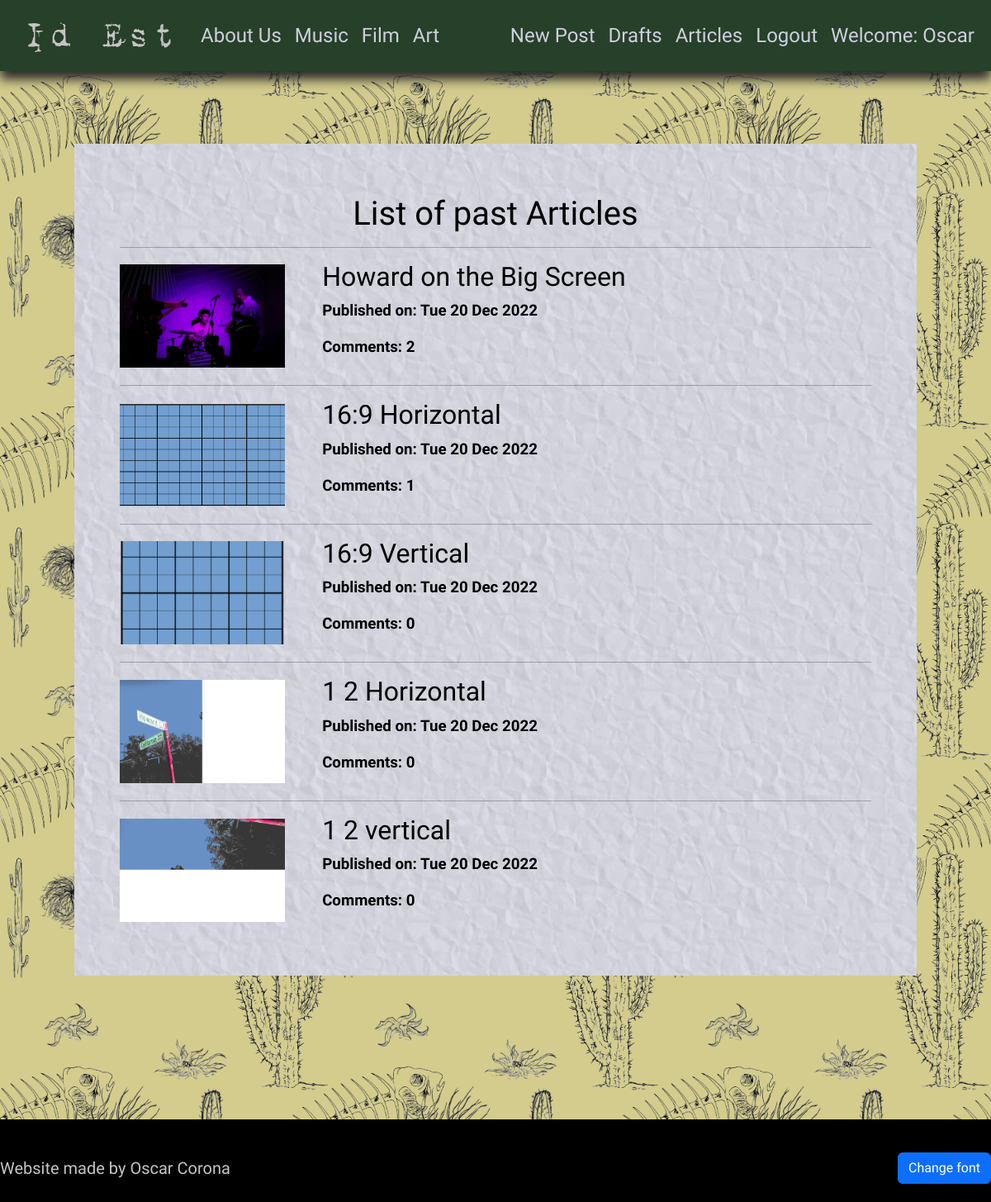
/articlelist (signed in), run on the app's committed database.
### articles/models.py (models this page shows, shortened)
class ArticlePost(models.Model):
    author = models.ForeignKey('auth.User',on_delete=models.CASCADE)
    title = models.CharField(max_length=200)
    text = models.TextField()
    create_date = models.DateTimeField(default=now)
    publish_date = models.DateField(blank=True,null=True)
    featured_image = models.ImageField(upload_to='featured_images/%Y/%m/',blank=True)
    def approve_comments(self):
        return self.comments.filter(approved_comment=True)

### articles/views.py (the view)
# urls.py: path('articlelist',views.PostListView.as_view(),name='articlelist'),
class PostListView(ListView):
    model = ArticlePost
    template_name='articles/articlepost_list.html'
    context_object_name='posts'
    def get_queryset(self):
        return ArticlePost.objects.filter(publish_date__lte=now()).order_by('-publish_date')

### articles/templates/articles/articlepost_list.html (shortened to what this page needs)
{% extends 'articles/base.html' %}
{%load static%}
{% block body_block %}
<div class="borderimg">
<div class="base">
<div class="clear"></div>
<div class="container">
    <h1>List of past Articles</h1>
</div>
<div class="container">
<div class="container">
    {% for post in posts %}
    <hr>
    <a href="{% url 'articles:post_detail' pk=post.pk %}" class="coollink">
        <div class="posts">
            <img src="{{ post.featured_image.url}}" class="round postimg2" alt="no image here">
            <div class="post">
                <h2>{{ post.title }}</h2>
                <div class="date">
                    <p>Published on: {{post.publish_date|date:"D d M Y"}}</p>
                </div>
                <p>Comments: {{ post.approve_comments.count }}</p>
        </div>
        </div></a>
    {% empty %}
        <p>No Articles to Share</p>
    {% endfor %}
</div></div>
<div class="clear"></div></div>
</div>
{% endblock %}

### articles/templates/articles/base.html (shortened to what this page needs)
<!DOCTYPE html>
{% load static %}
<html lang="en">
<head>
    <link href="https://cdn.jsdelivr.net/npm/bootstrap@5.2.3/dist/css/bootstrap.min.css" rel="stylesheet">
    <link rel="stylesheet" href="https://cdn.jsdelivr.net/npm/bootstrap-icons@1.10.2/font/bootstrap-icons.css">
    <link rel="stylesheet" href="//cdn.jsdelivr.net/npm/medium-editor@latest/dist/css/medium-editor.min.css" type="text/css" media="screen" charset="utf-8">
    <link rel="stylesheet" href='{% static "css/mystyle.css" %}'>
    <link rel="stylesheet" href="{% static 'css/article.css' %}">
</head>
<body>
    <nav class="navbar navbar-expand-lg navbar-light navbar-custom">
        <div class="container-fluid">
            <a class="navbar-brand" href="{%url 'articles:index'%} "><img src="{% static 'images/Logos/Logo_full.png' %}"
            >
            </a>
            <div class="collapse navbar-collapse" id="navbarNav">
                <ul class="navbar-nav">
                    <li class="nav-item">
                        <a class="nav-link" href="{% url 'articles:about' %}">About Us</a>
                    </li>
                    <li class="nav-item">
                        <a class="nav-link" href="{% url 'articles:musicindex' %}">Music</a>
                    </li>
                    <li class="nav-item">
                        <a class="nav-link" href="{% url 'articles:comingsoon' %}">Film</a>
                    </li>
                    <li class="nav-item">
                        <a class="nav-link" href="{% url 'articles:comingsoon' %}">Art</a>
                    </li>
                </ul>
                <ul class="navbar-nav ms-auto">
                    {% if user.is_authenticated %}
                    <li class="nav-item">
                        <a class="nav-link" href="{% url 'articles:post_new'%}">New Post</a>
                    </li>
                    <li class="nav-item">
                        <a class="nav-link" href="{% url 'articles:draft_list'%}">Drafts</a>
                    </li>
                    <li class="nav-item">
                        <a class="nav-link" href="{% url 'articles:articlelist'%}">Articles</a>
                    </li>
                    <li class="nav-item">
                        <a class="nav-link" href="{% url 'logout'%}" class="logout">Logout</a>
                    </li>
                    <li class="nav-item nav-link">
                        <a>Welcome: {{user.username}}</a>
                    </li>
                    {%else%}
                    <li class="nav-item">
                        <a href="{% url 'login'%}" class="login">Login</a>
                    </li>
                    {% endif %}
                </ul>
              </div>
        </div>
    </nav>
    <div class="clear"></div>
<div class="wrapper">
    <div class="container ">
        {% block body_block %}
        {% endblock %}
        <div class="clear"></div>
    </div>
    <div class="clear"></div>
    <div class="clear"></div>
    <div class="clear"></div>
    <div class="clear"></div>
<div id="footer">
    <footer class="d-flex flex-wrap justify-content-between align-items-center py-3 my-4">
        <h5>Website made by Oscar Corona</h5>
        <h3 class="changefont btn btn-primary">Change font</h3>
    </footer>
</div>
</div>
</body>
</html>

### static/css/mystyle.css (style rules this page uses)
html { height: 100%; }
.navbar-custom { background-color: #274029; box-shadow: 0px 10px 13px #282828; -moz-box-shadow: 0px 10px 13px #282828; -webkit-box-shadow: 0px 10px 13px #282828; -khtml-box-shadow: 0px 10px 13px #282828; }
.navbar-custom .navbar-brand, .navbar-custom .navbar-text { color: #cecedd; }
.navbar-custom .navbar-nav .nav-link { color: #cecedd; font-size: 1.5em; }
.container { background-color: transparent; color: black; min-height: 100%; position: relative; }
.coollink { text-decoration: none; color: black; }
.base { background-image: url('/static/images/paper_background_blue.jpg'); background-size: 35em ; padding: 3%; }
p { font-family: 'Courier Prime', monospace; font-weight: bold; }
body { font-family: 'Special Elite', cursive; position: relative; margin: 0; padding-bottom: 4rem; min-height: 100%; }
h1 { text-align: center; }
.clear { clear: both; height: 30px; }
.post { padding-left: 5%; }
@media screen and (min-width: 1144px) { .postimg2 { max-height: 125px; max-width: 200px; } }
@media screen and (min-width: 1144px) { .post { width: 50%; } }
@media screen and (min-width: 1144px) { .posts { display: flex; flex-direction: row; } }
@media screen and (min-width: 1144px) { p { font-size: 1.17em; } }
@media screen and (min-width: 1144px) { body { background-image: url('/static/images/title_black.png'); background-size: 25em; } }
@media screen and (min-width: 1144px) { .borderimg { border: 3em solid transparent; border-image: url('/static/images/burned_paper.png') 150 round; } }
#footer { position: absolute; right: 0; bottom: 0; left: 0; height:100px; width: 100%; background-color: black; }
footer { color: #c4c4c4; font-size: 0.5em; text-align: end; width: 100%; }
.wrapper { padding: 10px; }

### static/css/article.css (style rules this page uses)
.postimg2 { align-self: center; object-fit: cover; aspect-ratio: 1.6; max-width: auto; }

### data on the page
ArticlePost: featured_image (picture), title "Howard on the Big Screen", publish_date "Tue 20 Dec 2022", approve_comments.count "2"
ArticlePost: featured_image (picture), title "16:9 Horizontal", publish_date "Tue 20 Dec 2022", approve_comments.count "1"
ArticlePost: featured_image (picture), title "16:9 Vertical", publish_date "Tue 20 Dec 2022", approve_comments.count "0"
ArticlePost: featured_image (picture), title "1 2 Horizontal", publish_date "Tue 20 Dec 2022", approve_comments.count "0"
ArticlePost: featured_image (picture), title "1 2 vertical", publish_date "Tue 20 Dec 2022", approve_comments.count "0"

### other printed values
{{ user.username }} "Oscar"
